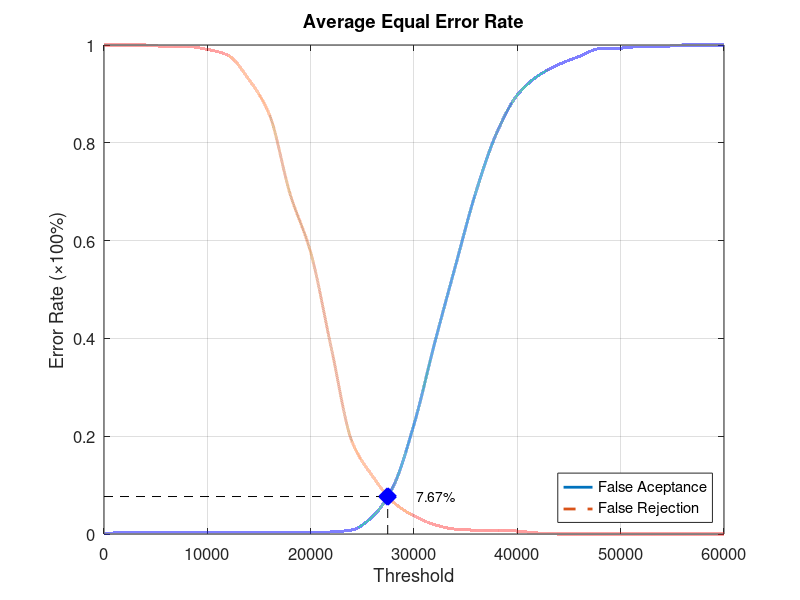
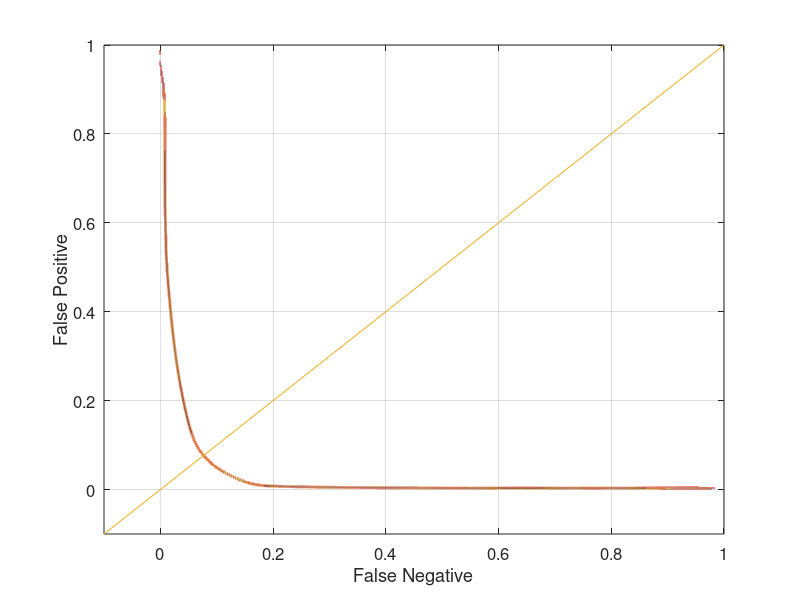

Recreate these plots in MATLAB, in order.
function yEER = Database3Average
close all;
clear;
clc;
x = 0:2000:60000;
xq = 0:0.5:60000;

y0 = [0 0.0031579 0.0031579 0.0031579 0.0031579 0.0031579 0.0031579 0.0031579 0.0031579 0.0031579 0.0031579 0.00421053 0.00842105 0.0357895 0.0978947 0.224211 0.390526 0.547368 0.7 0.82 0.897895 0.936842 0.96 0.976842 0.992632 0.993684 0.996842 0.996842 1 1 1];
yy0 = interp1(x, y0, xq, 'pchip');
y1 = [1 1 1 0.997 0.997 0.991 0.979 0.93 0.858 0.696 0.576 0.38 0.189 0.118 0.065 0.037 0.019 0.01 0.008 0.008 0.006 0.002 0 0 0 0 0 0 0 0 0];
yy1 = interp1(x, y1, xq, 'pchip');

% Calculating EER: 
y2 = abs(y0 - y1);
find(y2 == min(y2))
yy2 = abs(yy0 - yy1);
xEER = find(yy2 == min(yy2));
xEERIndex = xq(xEER) % X-axis EER
yEER = yy0(xEER) % Y-axis EER

main = figure
plot(xq, yy0,'-','LineWidth', 2);	hold on
plot(xq, yy1,'--','LineWidth', 2);	hold on
plot([xEERIndex xEERIndex], [0 yEER], 'k--');	hold on
plot([0 xEERIndex], [yEER yEER], 'k--');	hold on
plot(xEERIndex, yEER, 'bx', 'LineWidth', 10);	hold on
text(xEERIndex + 10 * xEERIndex / 100, yEER, [num2str(round((10000 * yEER)) / 100) '%'])
legend('False Aceptance', 'False Rejection', 'Location', 'SouthEast')
xlabel('Threshold')
ylabel('Error Rate (\times100%)')
title('Average Equal Error Rate')
set(gca, 'FontSize', 12)
axis([0 60000 0 1])
grid on

print(main, 'Database3AverageMain', '-dpng');
FNRxFPR = figure('Color', [1 1 1]);
plot(yy1, yy0, '-', yy1, yy0, 'LineWidth', 2);
hold on
y = -0.1:0.1:1
plot(y, y); 
set(gca, 'FontSize', 12)
xlabel('False Negative')
ylabel('False Positive')
axis([-0.1 1 -0.1 1])
set(gca, 'FontSize', 12)
grid on

print(FNRxFPR, 'Database3AverageFNRxFPR','-dpng');
end
